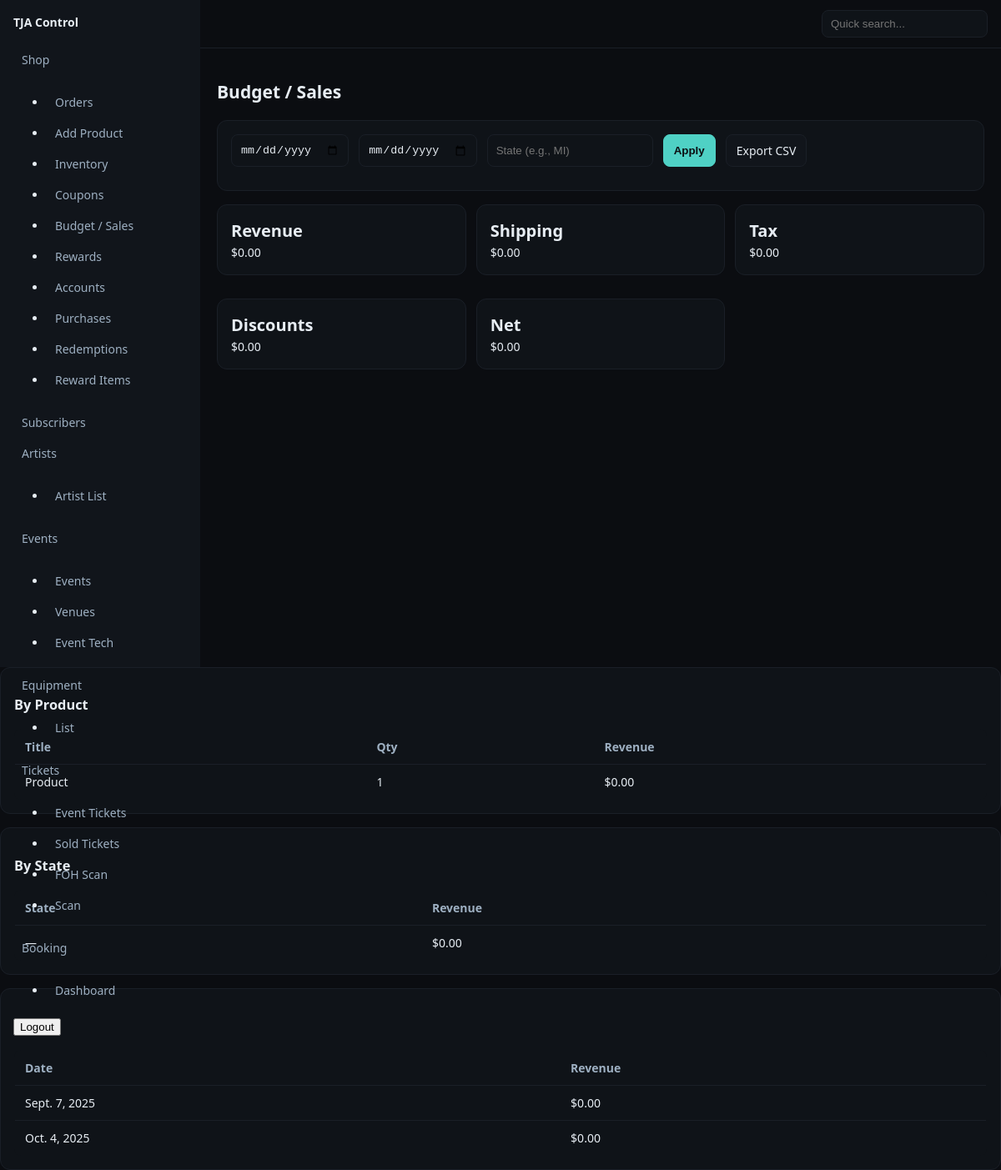
The app's page /control/shop/budget/ (signed in), older data.
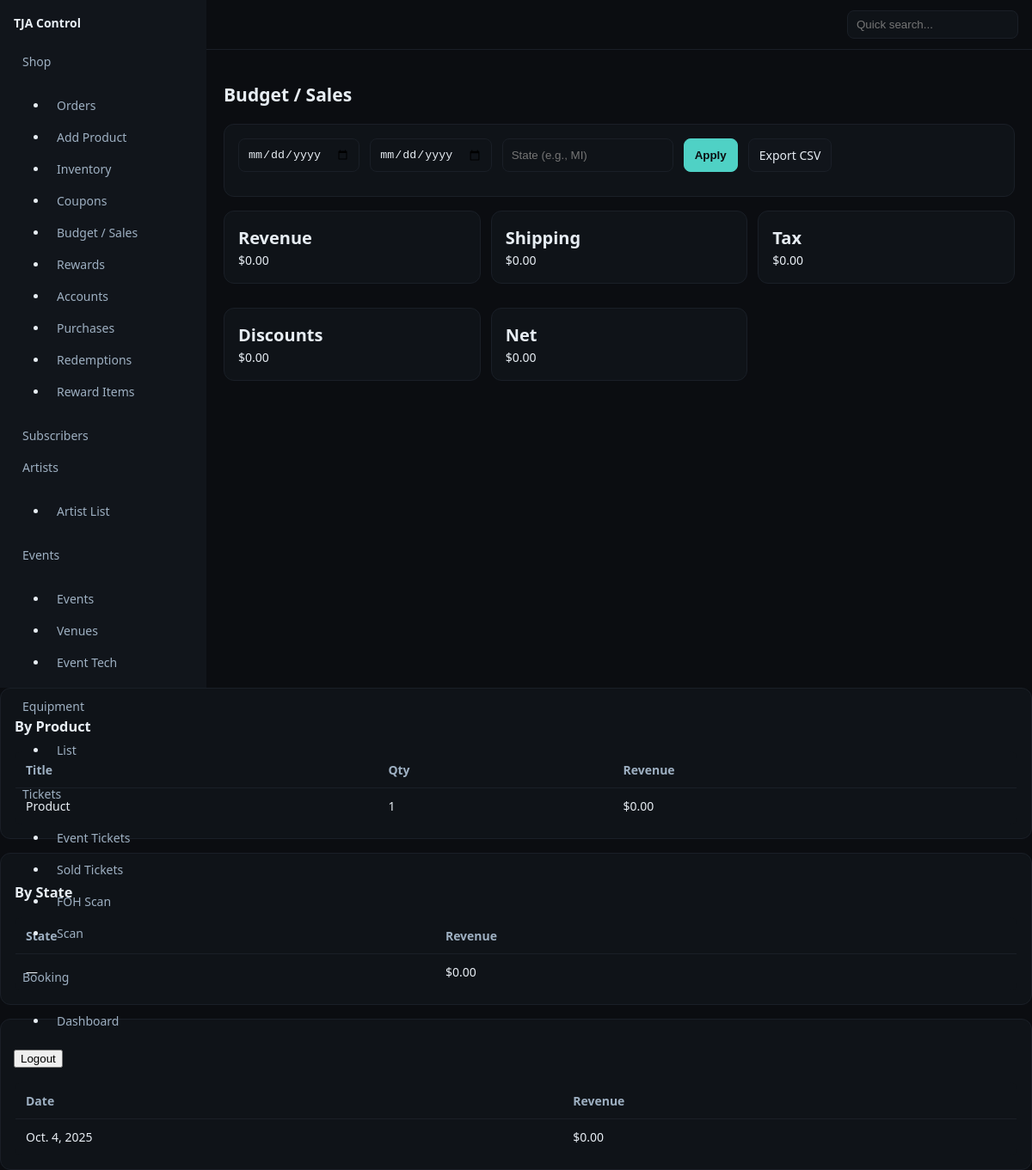
The same page, newer data.
### shop/models.py (models this page shows, shortened)
class OrderItem(models.Model):
    order = models.ForeignKey(Order, on_delete=models.CASCADE, related_name="items")
    product = models.ForeignKey(Product, on_delete=models.PROTECT)  # protect so we keep history
    title_snapshot = models.CharField(max_length=200)               # snapshot title at purchase time
    price_cents_snapshot = models.PositiveIntegerField()            # snapshot price
    qty = models.PositiveIntegerField(default=1)
    variant = models.ForeignKey(ProductVariant, null=True, blank=True, on_delete=models.SET_NULL)
    size = models.CharField(max_length=8, blank=True) # snapshot for variant label

class Order(models.Model):
    STATUS_CHOICES = [
        ("created", "Created"),
        ("pending", "Pending"),
        ("fulfilled", "Fulfilled"),
        ("paid", "Paid"),
        ("failed", "Failed"),
        ("refunded", "Refunded"),
        ("canceled", "Canceled"),
        ("shipped", "Shipped"),
    ]
    user = models.ForeignKey(User, null=True, blank=True, on_delete=models.SET_NULL, related_name="orders")
    email = models.EmailField(blank=True)
    status = models.CharField(max_length=20, choices=STATUS_CHOICES, default="pending")
    number = models.CharField(max_length=20, blank=True, db_index=True)  # e.g., TJA-000123
    subtotal_cents = models.PositiveIntegerField(default=0)
    shipping_cents = models.PositiveIntegerField(default=0)
    tax_cents = models.PositiveIntegerField(default=0)
    total_cents = models.PositiveIntegerField(default=0)
    shipping_method = models.CharField(max_length=40, blank=True)
    ship_to_name = models.CharField(max_length=120, blank=True)
    ship_to_state = models.CharField(max_length=10, blank=True)
    ship_to_city = models.CharField(max_length=120, blank=True)
    ship_to_addr1 = models.CharField(max_length=200, blank=True)
    ship_to_postal = models.CharField(max_length=20, blank=True)
    payment_provider = models.CharField(max_length=20, default="stripe")
    provider_session_id = models.CharField(max_length=120, blank=True)   # Stripe Checkout session id
    provider_payment_intent = models.CharField(max_length=120, blank=True)
    created_at = models.DateTimeField(auto_now_add=True)
    paid_at = models.DateTimeField(null=True, blank=True)
    shipped_at = models.DateTimeField(null=True, blank=True)

### shop/views.py (the view)
# urls.py: path("budget/", views.budget_sales, name="budget"),
@is_super
def budget_sales(request):
    date_from = request.GET.get("from", "").strip()
    date_to   = request.GET.get("to", "").strip()
    state     = request.GET.get("state", "").strip()
    orders = Order.objects.filter(status="paid")
    if date_from:
        orders = orders.filter(created_at__date__gte=date_from)
    if date_to:
        orders = orders.filter(created_at__date__lte=date_to)
    if state:
        orders = orders.filter(ship_to_state__iexact=state)
    totals = orders.aggregate(
        revenue=Sum("total_cents"),
        shipping=Sum("shipping_cents"),
        tax=Sum("tax_cents"),
        discount=Sum("subtotal_cents") - Sum("total_cents") - Sum("shipping_cents") - Sum("tax_cents")
    )
    rev = totals.get("revenue") or 0
    ship = totals.get("shipping") or 0
    tax  = totals.get("tax") or 0
    disc = totals.get("discount") or 0  # if you switch to Sum("discount_cents"), keep same name
    net = rev - ship - tax - disc
    items = (OrderItem.objects
             .select_related("order")
             .filter(order__in=orders))
    items = items.annotate(
        line_total=ExpressionWrapper(
            F("qty") * F("price_cents_snapshot"),
            output_field=BigIntegerField()
        )
    )
    by_product = (
        items.values("title_snapshot")
             .annotate(qty=Sum("qty"), revenue=Sum("line_total"))
             .order_by("-revenue")
    )
    by_state = (
        orders.values("ship_to_state")
              .annotate(revenue=Sum("total_cents"))
              .order_by("-revenue")
    )
    by_day = (
        orders.values("created_at__date")
              .annotate(revenue=Sum("total_cents"))
              .order_by("created_at__date")
    )
    ctx = {
        "q": {"from": date_from, "to": date_to, "state": state},
        "totals": totals,
        "by_product": by_product,
        "by_state": by_state,
        "by_day": by_day,
        "net": net,
    }
    return render(request, "shop/budget.html", ctx)

### pages/templatetags/shop_extras.py (called while the page is built)
@register.filter
def money(cents):
    try:
        return f"${(int(cents)/100):.2f}"
    except Exception:
        return "$0.00"

### templates/shop/budget.html (shortened to what this page needs)
{% extends 'controlpanel/dashboard.html' %}
{% load static shop_extras %}
{% block content %}
<h1>Budget / Sales</h1>
<form method="get" class="card">
  <div class="form-row">
    <input class="input" type="date" name="from" value="{{ q.from }}">
    <input class="input" type="date" name="to" value="{{ q.to }}">
    <input class="input" name="state" placeholder="State (e.g., MI)" value="{{ q.state }}">
    <button class="btn primary">Apply</button>
    <a class="btn" href="{% url 'control:shop:budget_export' %}?from={{ q.from }}&to={{ q.to }}&state={{ q.state }}">Export CSV</a>
  </div>
</form>
<div class="kpi">
  <div class="card">
    <h2>Revenue</h2>
    <div>{{ totals.revenue|default:0|money }}</div>
  </div>
  <div class="card">
    <h2>Shipping</h2>
    <div>{{ totals.shipping|default:0|money }}</div>
  </div>
  <div class="card">
    <h2>Tax</h2>
    <div>{{ totals.tax|default:0|money }}</div>
  </div>
  <div class="card">
    <h2>Discounts</h2>
    <div>{{ totals.discount|default:0|money }}</div>
  </div>
    <div class="card">
        <h2>Net</h2>
        <div>{{ net|money }}</div>
    </div>
  </div>
</div>
<div class="card">
  <h3>By Product</h3>
  <table class="table">
    <thead><tr><th>Title</th><th>Qty</th><th>Revenue</th></tr></thead>
    <tbody>
      {% for row in by_product %}
        <tr>
          <td>{{ row.title_snapshot }}</td>
          <td>{{ row.qty }}</td>
          <td>{{ row.revenue|money }}</td>
        </tr>
      {% empty %}
        <tr><td colspan="3" class="muted">No data.</td></tr>
      {% endfor %}
    </tbody>
  </table>
</div>
<div class="card">
  <h3>By State</h3>
  <table class="table">
    <thead><tr><th>State</th><th>Revenue</th></tr></thead>
    <tbody>
      {% for row in by_state %}
        <tr>
          <td>{{ row.ship_to_state|default:"—" }}</td>
          <td>{{ row.revenue|money }}</td>
        </tr>
      {% empty %}
        <tr><td colspan="2" class="muted">No data.</td></tr>
      {% endfor %}
    </tbody>
  </table>
</div>
<div class="card">
  <h3>By Day</h3>
  <table class="table">
    <thead><tr><th>Date</th><th>Revenue</th></tr></thead>
    <tbody>
      {% for row in by_day %}
        <tr>
          <td>{{ row.created_at__date }}</td>
          <td>{{ row.revenue|money }}</td>
        </tr>
      {% empty %}
        <tr><td colspan="2" class="muted">No data.</td></tr>
      {% endfor %}
    </tbody>
  </table>
</div>
{% endblock %}

Row changes from the older to the newer data that the page shows:
no longer on this page (row edited): Order: created_at__date "Sept. 7, 2025", revenue "$0.00"
